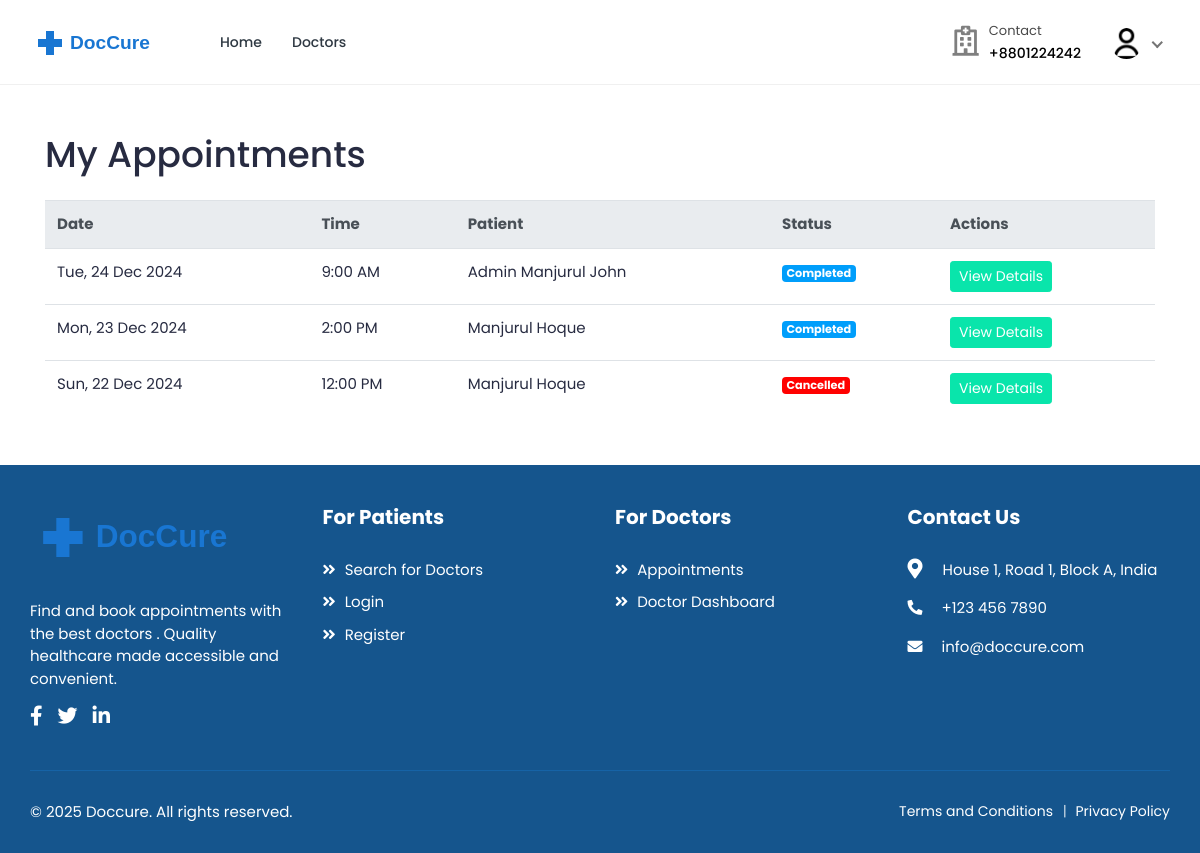
Page /bookings/list/ (signed in) on the committed database.
### accounts/models.py (models this page shows, shortened)
class User(AbstractUser):
    class RoleChoices(models.TextChoices):
        DOCTOR = "doctor", "Doctor"
        PATIENT = "patient", "Patient"
    username = models.CharField(max_length=30, unique=True)
    role = models.CharField(
        choices=RoleChoices.choices,
        max_length=20,
        default="patient",
        error_messages={"required": "Role must be provided"},
    )
    email = models.EmailField(
        blank=True,
        error_messages={
            "unique": "A user with that email already exists.",
        },
    )
    first_name = models.CharField(max_length=150, blank=True)
    last_name = models.CharField(max_length=150, blank=True)
    registration_number = models.IntegerField(null=True, blank=True)
    USERNAME_FIELD = "username"
    REQUIRED_FIELDS = []
    objects = CustomUserManager()
    def get_full_name(self):
        full_name = "%s %s" % (self.first_name, self.last_name)
        return full_name.strip() or self.username

class Profile(models.Model):
    user = models.OneToOneField(
        User, on_delete=models.CASCADE, related_name="profile"
    )
    avatar = models.ImageField(
        default="defaults/user.png", upload_to=profile_photo_directory_path
    )
    phone = models.CharField(max_length=20, blank=True, null=True)
    dob = models.DateField(blank=True, null=True)
    about = models.TextField(blank=True, null=True)
    specialization = models.CharField(max_length=255, blank=True, null=True)
    gender = models.CharField(
        max_length=10,
        choices=[("male", "Male"), ("female", "Female"), ("other", "Other")],
        blank=True,
    )
    address = models.TextField(blank=True, null=True)
    city = models.CharField(max_length=100, blank=True)
    state = models.CharField(max_length=100, blank=True)
    postal_code = models.CharField(max_length=20, blank=True)
    country = models.CharField(max_length=100, blank=True)
    price_per_consultation = models.DecimalField(
        max_digits=10, decimal_places=2, null=True, blank=True
    )
    is_available = models.BooleanField(default=True)
    blood_group = models.CharField(
        max_length=5,
        choices=[
            ("A+", "A+"),
            ("A-", "A-"),
            ("B+", "B+"),
            ("B-", "B-"),
            ("O+", "O+"),
            ("O-", "O-"),
            ("AB+", "AB+"),
            ("AB-", "AB-"),
        ],
        blank=True,
        null=True,
    )
    allergies = models.TextField(blank=True, null=True)
    medical_conditions = models.TextField(blank=True, null=True)
    @property
    def image(self):
        return (
            self.avatar.url
            if self.avatar.storage.exists(self.avatar.name)
            else "{}defaults/user.png".format(settings.MEDIA_URL)
        )

### bookings/models.py (models this page shows, shortened)
class Booking(models.Model):
    doctor = models.ForeignKey(
        settings.AUTH_USER_MODEL,
        on_delete=models.CASCADE,
        related_name="appointments",
        limit_choices_to={"role": "doctor"},
    )
    patient = models.ForeignKey(
        settings.AUTH_USER_MODEL,
        on_delete=models.CASCADE,
        related_name="patient_appointments",
        limit_choices_to={"role": "patient"},
    )
    appointment_date = models.DateField()
    appointment_time = models.TimeField()
    booking_date = models.DateTimeField(auto_now_add=True)
    status = models.CharField(
        max_length=20,
        choices=[
            ("pending", "Pending"),
            ("confirmed", "Confirmed"),
            ("completed", "Completed"),
            ("cancelled", "Cancelled"),
            ("no_show", "No Show"),
        ],
        default="pending",
    )
    class Meta:
        ordering = ["-appointment_date", "-appointment_time"]
        unique_together = ["doctor", "appointment_date", "appointment_time"]

### bookings/views.py (the view)
class BookingListView(LoginRequiredMixin, View):
    template_name = "bookings/booking-list.html"
    def get(self, request: HttpRequest, *args, **kwargs):
        if request.user.role == User.RoleChoices.DOCTOR:
            bookings = Booking.objects.filter(doctor=request.user)
        else:
            bookings = Booking.objects.filter(patient=request.user)
        bookings = bookings.select_related(
            'doctor',
            'doctor__profile',
            'patient',
            'patient__profile'
        ).order_by('-appointment_date', '-appointment_time')
        context = {
            'bookings': bookings,
        }
        return render(request, self.template_name, context)

### accounts/managers.py (called while the page is built)
    def get(self, *args, **kwargs):
        return super().select_related("profile").get(*args, **kwargs)

### templates/bookings/booking-list.html (shortened to what this page needs)
{% extends 'base.html' %}
{% load static %}
{% block content %}
<div class="container py-5">
    <div class="row">
        <div class="col-12">
            <h1 class="mb-4">My Appointments</h1>
            {% if bookings %}
                <div class="table-responsive">
                    <table class="table table-hover">
                        <thead class="thead-light">
                            <tr>
                                <th>Date</th>
                                <th>Time</th>
                                {% if user.role == 'doctor' %}
                                    <th>Patient</th>
                                {% else %}
                                    <th>Doctor</th>
                                {% endif %}
                                <th>Status</th>
                                <th>Actions</th>
                            </tr>
                        </thead>
                        <tbody>
                            {% for booking in bookings %}
                                <tr>
                                    <td>{{ booking.appointment_date|date:"D, d M Y" }}</td>
                                    <td>{{ booking.appointment_time|time:"g:i A" }}</td>
                                    {% if user.role == 'doctor' %}
                                        <td>{{ booking.patient.get_full_name }}</td>
                                    {% else %}
                                        <td>Dr. {{ booking.doctor.get_full_name }}</td>
                                    {% endif %}
                                    <td>
                                        <span class="badge {% if booking.status == 'confirmed' %}badge-success
                                                          {% elif booking.status == 'pending' %}badge-warning
                                                          {% elif booking.status == 'completed' %}badge-info
                                                          {% elif booking.status == 'cancelled' %}badge-danger
                                                          {% else %}badge-secondary{% endif %}">
                                            {{ booking.status|title }}
                                        </span>
                                    </td>
                                    <td>
                                        <a href="{% url 'bookings:booking-invoice' booking.id %}" class="btn btn-sm btn-primary">
                                            View Details
                                        </a>
                                    </td>
                                </tr>
                            {% endfor %}
                        </tbody>
                    </table>
                </div>
            {% else %}
                <div class="alert alert-info">
                    You don't have any appointments yet.
                </div>
            {% endif %}
        </div>
    </div>
</div>
{% endblock %}

### templates/includes/navbar.html (shortened to what this page needs)
{% load static %}
<header class="header">
    <nav class="navbar navbar-expand-lg header-nav">
        <div class="navbar-header">
            <a href="{% url 'core:home' %}" class="navbar-brand logo">
                <img src="{% static 'assets/img/logo2.svg' %}" class="img-fluid" alt="Logo">
            </a>
        </div>
        <div class="main-menu-wrapper">
            <ul class="main-nav">
                <li {% if request.path == '/' %}class="active"{% endif %}>
                    <a href="{% url 'core:home' %}">Home</a>
                </li>
                <li class="has-submenu{% if request.path == '/doctors/' %} active {% endif %}">
                    <a href="{% url 'doctors:list' %}">Doctors</a>
                </li>
            </ul>
        </div>
        <ul class="nav header-navbar-rht">
            <li class="nav-item contact-item">
                <div class="header-contact-img">
                    <i class="far fa-hospital"></i>
                </div>
                <div class="header-contact-detail">
                    <p class="contact-header">Contact</p>
                    <p class="contact-info-header"> +8801224242</p>
                </div>
            </li>
            {% if not user.is_authenticated %}
                <li class="nav-item">
                    <a class="nav-link header-login" href="{% url 'accounts:login' %}">Login / Signup </a>
                </li>
            {% else %}
                <li class="nav-item dropdown has-arrow logged-item">
                    <a href="#" class="dropdown-toggle nav-link" data-toggle="dropdown">
                        <span class="user-img">
                            <img class="rounded-circle" src="{{ user.profile.image }}" width="31" alt="{{ user.username }}">
                        </span>
                    </a>
                </li>
            {% endif %}
        </ul>
    </nav>
</header>

### rows in the picture
User: profile.image (placeholder picture)
Booking: appointment_date "Tue, 24 Dec 2024", appointment_time "9:00 AM", patient.get_full_name "Admin Manjurul John", status "Completed"
Booking: appointment_date "Mon, 23 Dec 2024", appointment_time "2:00 PM", patient.get_full_name "Manjurul Hoque", status "Completed"
Booking: appointment_date "Sun, 22 Dec 2024", appointment_time "12:00 PM", patient.get_full_name "Manjurul Hoque", status "Cancelled"
